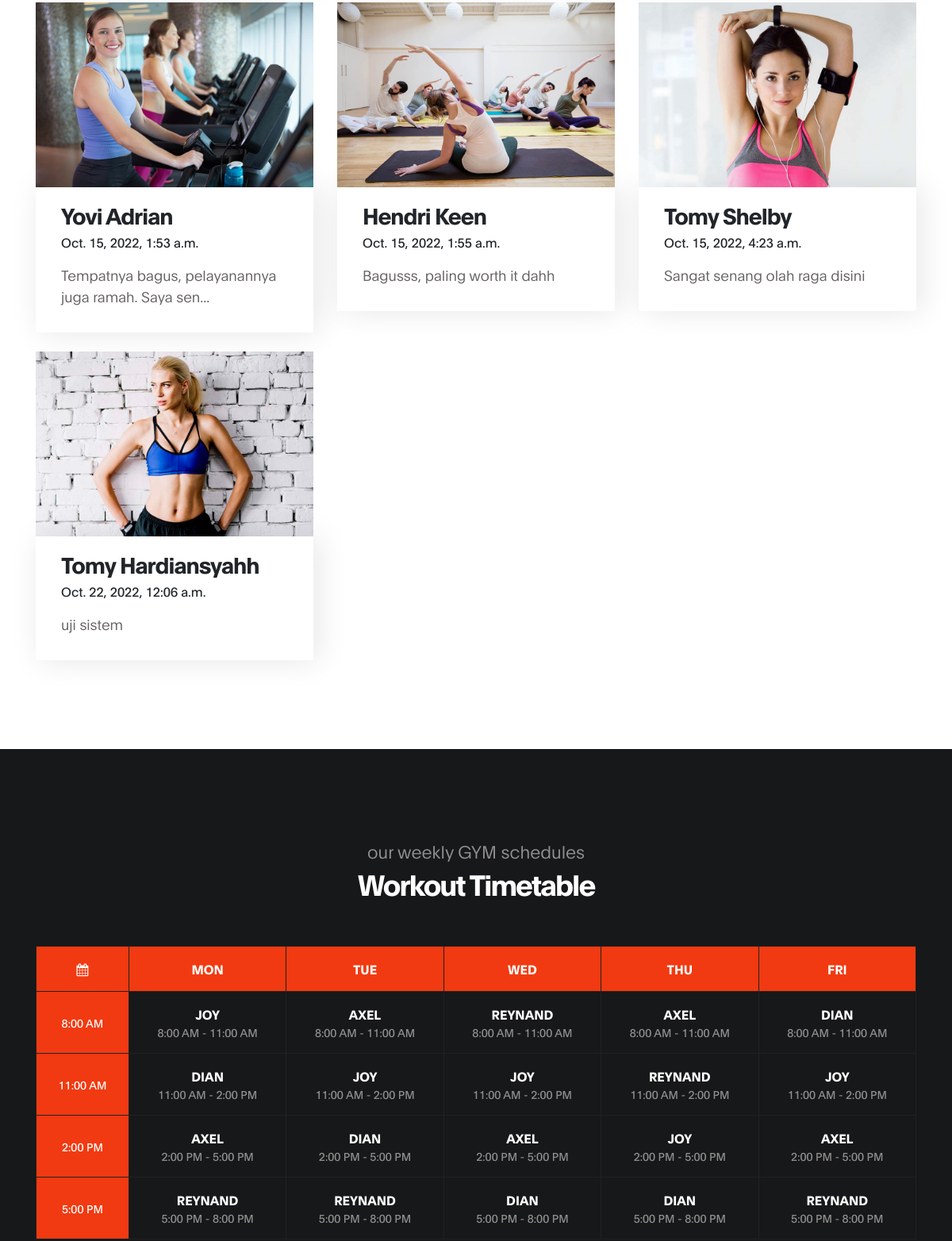
The app's page / (middle part), older data.
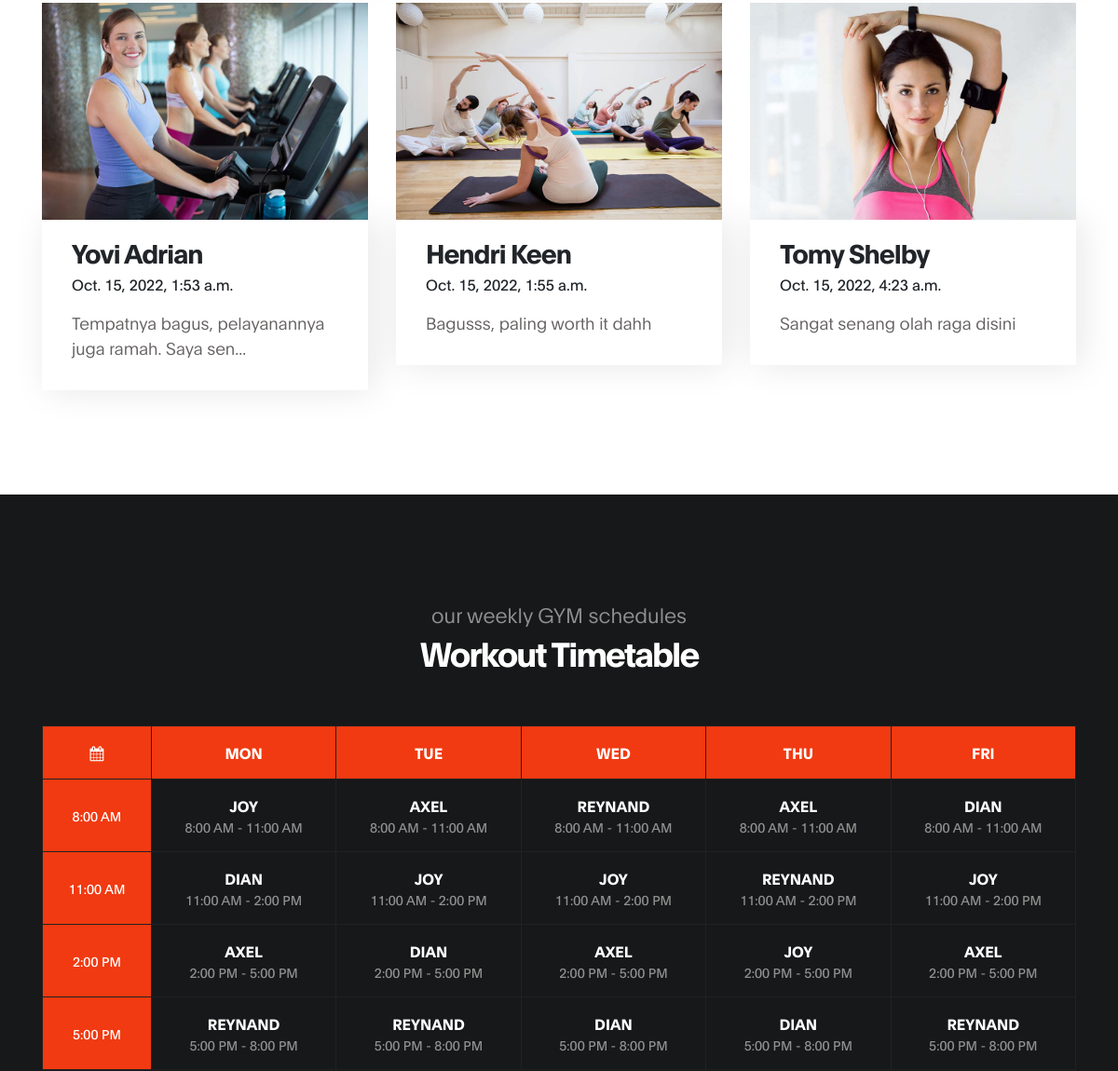
The same page, newer data.
### dashboard/models.py (models this page shows, shortened)
class Review(models.Model):
    name = models.CharField(max_length=100)
    email = models.EmailField(max_length=254)
    message = models.TextField()
    date = models.DateTimeField(auto_now_add=True)

### dashboard/views.py (the view, shortened to what this page needs)
# urls.py: path('', views.dashboard, name='homepage'),
def dashboard(request, html=None):
    html = {'template': 'index.html'} if html is None else html
    review = Review.objects.values()
    review = custom_template(review, IMG_REVIEWS, delay=400)
    instructor = Instructor.objects.values()
    instructor = custom_template(instructor, IMG_INSTRUCTORS, delay=700)
    membership_status = Membership.objects.all()
    context = {'review': review, 'instructors': instructor,
               'review_form': ReviewForms, 'membership_status': membership_status,
               'membership_form': MembershipForm}
    return render(request, html['template'], context)

### dashboard/views.py (called while the page is built)
def custom_template(params: dict, img: list, delay):
    for i, item in enumerate(params):
        item['name'] = ' '.join(item['name'].split()[:2])
        item['delay'] = delay + i * 100
        item['image'] = img[i] if i < len(img) else random.choice(img)
        if item.get('message'):
            if len(item['message']) > 50:
                item['message'] = item['message'][:50] + '...'
    return params

### templates/index.html (shortened to what this page needs)
{% load static %}
<!DOCTYPE html>
<html lang="en">
<head>
     <link rel="stylesheet" href="{% static 'bootstrap.min.css' %}">
     <link rel="stylesheet" href="{% static 'font-awesome.min.css' %}">
     <link rel="stylesheet" href="{% static 'aos.css' %}">
     <link rel="stylesheet" href="{% static 'tooplate-gymso-style.css' %}">
</head>
<body data-spy="scroll" data-target="#navbarNav" data-offset="50">
     <section class="class section" id="testimonial">
               <div class="container">
                    <div class="row">
                            {% for person in review %}
                            <div class="mt-4 col-lg-4 col-md-6 col-12" data-aos="fade-up" data-aos-delay="{{ person.delay }}">
                                <div class="class-thumb">
                                    <img src="{% static person.image %}" class="img-fluid" alt="Class">
                                    <div class="class-info">
                                        <h3 class="mb-1">{{ person.name }}</h3>
                                        <span>{{ person.date }}</span>
                                        <p class="mt-3">{{ person.message }}</p>
                                    </div>
                                </div>
                            </div>
                            {% endfor %}
                    </div>
               </div>
     </section>
     <section class="schedule section" id="schedule">
               <div class="container">
                    <div class="row">
                            <div class="col-lg-12 col-12 text-center">
                                <h6 data-aos="fade-up">our weekly GYM schedules</h6>
                                <h2 class="text-white" data-aos="fade-up" data-aos-delay="200">Workout Timetable</h2>
                             </div>
                             <div class="col-lg-12 py-5 col-md-12 col-12">
                                 <table class="table table-bordered table-responsive schedule-table" data-aos="fade-up" data-aos-delay="300">
                                     <thead class="thead-light">
                                         <th><i class="fa fa-calendar"></i></th>
                                         <th>Mon</th>
                                         <th>Tue</th>
                                         <th>Wed</th>
                                         <th>Thu</th>
                                         <th>Fri</th>
                                     </thead>
                                     <tbody>
                                         <tr>
                                            <td><small>8:00 am</small></td>
                                            <td>
                                                <strong>JOY</strong>
                                                <span>8:00 am - 11:00 am</span>
                                            </td>
                                            <td>
                                                <strong>AXEL</strong>
                                                <span>8:00 am - 11:00 am</span>
                                            </td>
                                            <td>
                                                <strong>REYNAND</strong>
                                                <span>8:00 am - 11:00 am</span>
                                            </td>
                                            <td>
                                                <strong>AXEL</strong>
                                                <span>8:00 am - 11:00 am</span>
                                            </td>
                                            <td>
                                                <strong>DIAN</strong>
                                                <span>8:00 am - 11:00 am</span>
                                            </td>
                                         </tr>
                                         <tr>
                                            <td><small>11:00 am</small></td>
                                            <td>
                                                <strong>DIAN</strong>
                                                <span>11:00 am - 2:00 PM</span>
                                            </td>
                                            <td>
                                                <strong>JOY</strong>
                                                <span>11:00 am - 2:00 PM</span>
                                            </td>
                                            <td>
                                                <strong>JOY</strong>
                                                <span>11:00 am - 2:00 PM</span>
                                            </td>
                                            <td>
                                                <strong>REYNAND</strong>
                                                <span>11:00 am - 2:00 PM</span>
                                            </td>
                                            <td>
                                                <strong>JOY</strong>
                                                <span>11:00 am - 2:00 PM</span>
                                            </td>
                                         </tr>
                                         <tr>
                                            <td><small>2:00 pm</small></td>
                                            <td>
                                                <strong>AXEL</strong>
                                                <span>2:00 pm - 5:00 pm</span>
                                            </td>
                                            <td>
                                                <strong>DIAN</strong>
                                                <span>2:00 pm - 5:00 pm</span>
                                            </td>
                                            <td>
                                                <strong>AXEL</strong>
                                                <span>2:00 pm - 5:00 pm</span>
                                            </td>
                                            <td>
                                                <strong>JOY</strong>
                                                <span>2:00 pm - 5:00 pm</span>
                                            </td>
                                            <td>
                                                <strong>AXEL</strong>
                                                <span>2:00 pm - 5:00 pm</span>
                                            </td>
                                         </tr>
                                         <tr>
                                            <td><small>5:00 pm</small></td>
                                            <td>
                                                <strong>REYNAND</strong>
                                                <span>5:00 pm - 8:00 pm</span>
                                            </td>
                                            <td>
                                                <strong>REYNAND</strong>
                                                <span>5:00 pm - 8:00 pm</span>
                                            </td>
                                            <td>
                                                <strong>DIAN</strong>
                                                <span>5:00 pm - 8:00 pm</span>
                                            </td>
                                            <td>
                                                <strong>DIAN</strong>
                                                <span>5:00 pm - 8:00 pm</span>
                                            </td>
                                            <td>
                                                <strong>REYNAND</strong>
                                                <span>5:00 pm - 8:00 pm</span>
                                            </td>
                                         </tr>
                                     </tbody>
                                 </table>
                             </div>
                    </div>
               </div>
     </section>
</body>
</html>

### assets/css/tooplate-gymso-style.css (style rules this page uses)
:root { --primary-color: #f13a11; --white-color: #ffffff; --dark-color: #171819; --about-bg-color: #f9f9f9; --gray-color: #909090; --link-color: #404040; --p-color: #666262; --base-font-family: 'Plain', sans-serif; --font-weight-bold: bold; --font-weight-normal: normal; --font-weight-light: 300; --font-weight-thin: 100; --h1-font-size: 48px; --h2-font-size: 36px; --h3-font-size: 28px; --h4-font-size: 24px; --h5-font-size: 22px; --h6-font-size: 22px; --p-font-size: 18px; --base-font-size: 16px; --menu-font-size: 14px; --border-radius-large: 100%; --border-radius-small: 2px; }
body { background: var(--white-color); font-family: var(--base-font-family); }
h1,h2,h3,h4,h5,h6 { font-weight: var(--font-weight-thin); line-height: normal; }
h2 { font-size: var(--h2-font-size); font-weight: var(--font-weight-bold); letter-spacing: -2px; }
h3 { font-size: var(--h3-font-size); font-weight: var(--font-weight-bold); letter-spacing: -1px; margin: 0; }
h6 { color: var(--gray-color); font-size: var(--h6-font-size); line-height: inherit; margin: 0; }
p { color: var(--p-color); font-size: var(--p-font-size); font-weight: var(--font-weight-light); line-height: 1.5em; }
b, strong { font-weight: var(--font-weight-bold); letter-spacing: 0; }
.section { padding: 7rem 0; }
* { -webkit-box-sizing: border-box; -moz-box-sizing: border-box; box-sizing: border-box; }
*::before, *::after { -webkit-box-sizing: border-box; -moz-box-sizing: border-box; box-sizing: border-box; }
.class-info { background: var(--white-color); box-shadow: 6px 0 38px rgba(20,20,20,0.10); border-radius: 0 0 2px 2px; padding: 1rem 2rem; position: relative; }
.schedule { background: var(--dark-color); }
.schedule-table { display: table; border: 0; text-align: center; }
.schedule-table strong, .schedule-table span { display: block; text-align: center; }
.schedule-table strong { color: var(--white-color); }
.schedule-table span { color: var(--gray-color); }
.schedule-table span, .schedule-table small { font-size: var(--menu-font-size); text-transform: uppercase; }
.schedule-table small { position: relative; top: 10px; }
.table .thead-light th, .schedule-table tr td:first-child { background: var(--primary-color); border: 1px solid #212122; color: var(--white-color); }
.schedule-table .thead-light th { border-bottom: 0; text-transform: uppercase; }
.table-bordered td, .table-bordered th { border: 1px solid #212122; }
.table-bordered td { padding-bottom: 22px; }
.table td, .table th { padding: 1rem; }

Row changes from the older to the newer data that the page shows:
removed Review: name "Tomy Hardiansyahh", date "Oct. 22, 2022, 12:06 a.m.", message "uji sistem"
